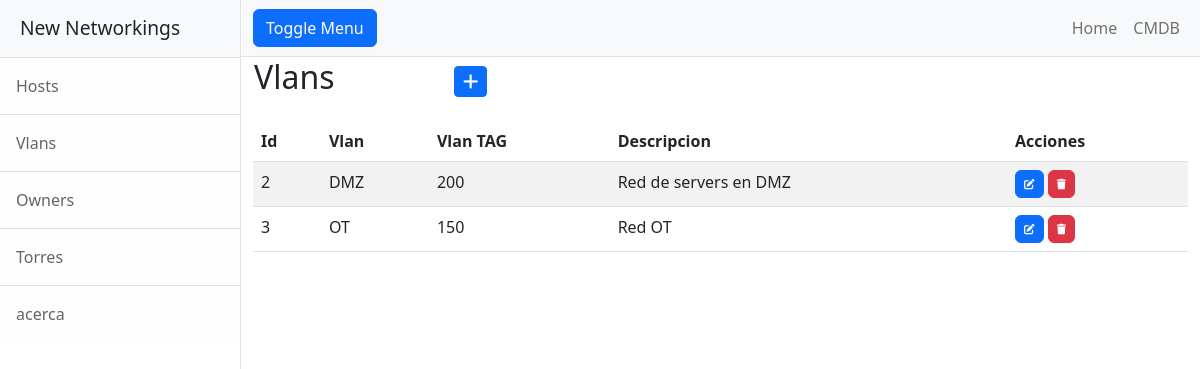
The page /vlans/ on the database its author committed.
### entidades/models.py (models this page shows, shortened)
class Vlans(models.Model):
    nombre = models.CharField(max_length=60)
    vlan_TAG = models.IntegerField()
    descripcion = models.CharField(max_length=60)

### entidades/views.py (the view)
# urls.py: path('vlans/', VlansList.as_view(), name="vlans"),
class VlansList(ListView):
    model = Vlans

### entidades/templates/entidades/vlans_list.html (shortened to what this page needs)
{% extends "entidades/index.html" %}
{% block titulo %}
 <table>
    <tr>
        <td width="200"><h2>Vlans</h2></td>
        <td>
            <a
            href="{% url 'vlansCreate' %}"
            class="btn btn-primary btn-sm"
            >
            </a>
        </td>
    </tr>
</table>
{% endblock titulo %}
{% block contenido %}
<table class="table table-striped">
    <thead>
        <tr>
            <th>Id</th>
            <th>Vlan</th>
            <th>Vlan TAG</th>
            <th>Descripcion</th>
            <th>Acciones</th>
        </tr>
    </thead>
    <tbody>
    {% for e in vlans_list  %}
        <tr>
            <td>{{ e.id }}</td>
            <td>{{ e.nombre }}</td>
            <td>{{ e.vlan_TAG }}</td>
            <td>{{ e.descripcion }}</td>
            <td>
                <a
                  href="{% url 'vlansUpdate' e.id %}"
                  class="btn btn-primary"
                  style="--bs-btn-padding-y: .25rem; --bs-btn-padding-x: .5rem; --bs-btn-font-size: .75rem;"
                  >
                </a>
                <a
                  href="{% url 'vlansDelete' e.id %}"
                  class="btn btn-danger"
                  style="--bs-btn-padding-y: .25rem; --bs-btn-padding-x: .5rem; --bs-btn-font-size: .75rem;"
                  >
                </a>
            </td>
        </tr>
    {% endfor %}
    </tbody>
</table>
{% endblock contenido %}

### rows shown on the page
Vlans: id "2", nombre "DMZ", vlan_TAG "200", descripcion "Red de servers en DMZ"
Vlans: id "3", nombre "OT", vlan_TAG "150", descripcion "Red OT"
